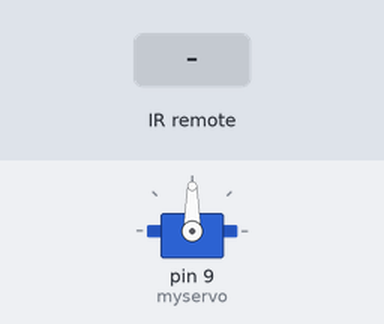
A sketch run on a simulated Arduino Uno, built with avr-gcc and run on an emulated ATmega328P. Shown: servo. The inputs (shaded band) are chosen by the test bench. What the sketch prints to the serial monitor is not drawn.

Above: at 1.2 s.
1.3 s: infrared code 0xFFE01F received
At 1.6 s:
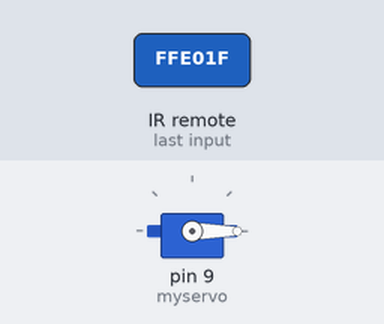
2.8 s: infrared code 0xFF906F received
At 4.0 s:
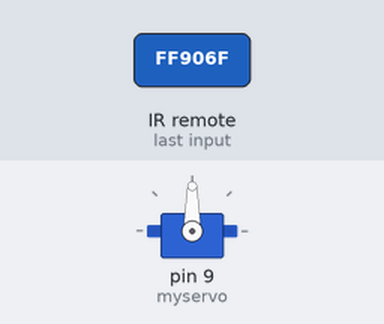
Timing chart, 0 to 5.8 s (numbered marks = the images above; inputs shaded):
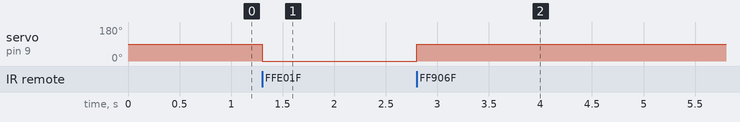

The sketch:

motorDoor.ino
```cpp
#include <IRremote.h>
#include <Servo.h>

Servo myservo;
int receiver = 11; // Signal Pin of IR receiver to Arduino Digital Pin 11

IRrecv irrecv(receiver);     // create instance of 'irrecv'
decode_results results;      // create instance of 'decode_results'

void setup() {
  Serial.begin(9600);
  myservo.attach(9);         // Attaches the servo on pin 9 to the servo object
  irrecv.enableIRIn();       // Start the receiver
  Serial.println("IR Receiver and Servo Test");
}

void loop() {
  if (irrecv.decode(&results)) {
    switch(results.value) {
      case 0xFF906F: // Replace with the code for your remote's "UP" button
        myservo.write(90); // Turn servo to 90 degrees
        break;
      case 0xFFE01F: // Replace with the code for your remote's "DOWN" button
        myservo.write(0);   // Turn servo back to 0 degrees
        break;
    }
    irrecv.resume(); // Receive the next value
  }
}
```

Measured:
- after the input at 1.3 s, servo on pin 9 (myservo): 90° → 0° at once
- after the input at 2.8 s, servo on pin 9 (myservo): 0° → 90° at once
